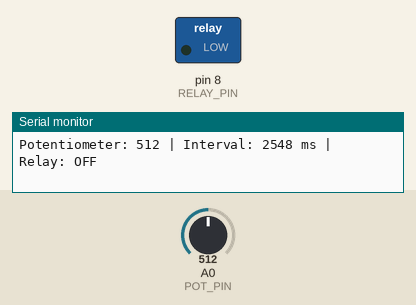
Recording of a sketch running on a simulated Arduino Uno, built with avr-gcc and run on an emulated ATmega328P. Shown: switched loads named in the sketch (green lamp = pin HIGH), the last lines printed to the serial monitor. Inputs (shaded band) come from the test bench; at power-on: A0 (POT_PIN) = 512.

Above: at 1.2 s.
1.3 s: A0 (POT_PIN) set to 588
At 2.8 s:
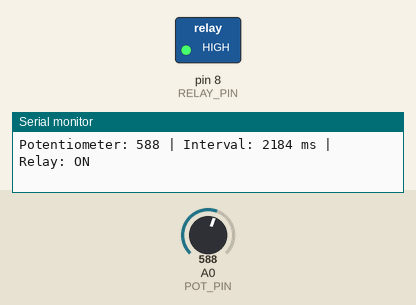
4.3 s: A0 (POT_PIN) set to 609
5.8 s: A0 (POT_PIN) set to 511
At 7.6 s:
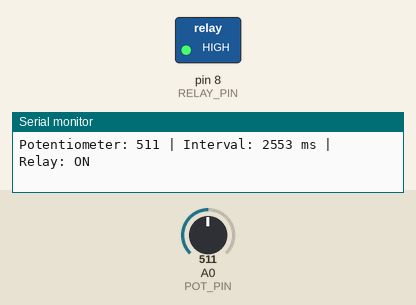
8.3 s: A0 (POT_PIN) set to 306
Timing chart, 0 to 11.9 s (numbered marks = the images above; inputs shaded):
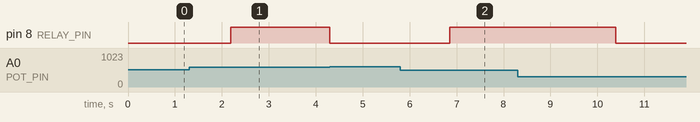

Measured:
- after the input at 1.3 s, pin 8 (RELAY_PIN): LOW → HIGH after 0.88 s instead of 1.2 s
- after the input at 5.8 s, pin 8 (RELAY_PIN): LOW → HIGH after 1.1 s instead of 0.58 s

The sketch:

solenoidcontrol.ino
```cpp
// ============================================================
// POTENTIOMETER CONTROLLED RELAY RATE
// Arduino UNO
//
// POTENTIOMETER:
// VCC -> 5V
// GND -> GND
// SIG -> A0
//
// RELAY:
// IN -> D8
// VCC -> 5V
// GND -> GND
// ============================================================

const int POT_PIN   = A0;
const int RELAY_PIN = 8;

// Switching interval range
// Minimum = fastest
// Maximum = slowest
const unsigned long MIN_INTERVAL = 100;    // 100 ms
const unsigned long MAX_INTERVAL = 5000;   // 5 seconds

bool relayState = LOW;

unsigned long previousMillis = 0;

void setup() {
  Serial.begin(115200);

  pinMode(RELAY_PIN, OUTPUT);

  // Relay initially OFF
  digitalWrite(RELAY_PIN, LOW);

  Serial.println("======================================");
  Serial.println(" POTENTIOMETER RELAY RATE CONTROLLER");
  Serial.println("======================================");
}

void loop() {

  // ----------------------------------------------------------
  // Read potentiometer
  // ----------------------------------------------------------
  int potValue = analogRead(POT_PIN);

  // Convert 0-1023 to switching interval
  unsigned long interval = map(
    potValue,
    0,
    1023,
    MAX_INTERVAL,
    MIN_INTERVAL
  );

  // ----------------------------------------------------------
  // Non-blocking relay switching
  // ----------------------------------------------------------
  unsigned long currentMillis = millis();

  if (currentMillis - previousMillis >= interval) {

    previousMillis = currentMillis;

    relayState = !relayState;

    digitalWrite(RELAY_PIN, relayState);
  }

  // ----------------------------------------------------------
  // Serial monitor
  // ----------------------------------------------------------
  static unsigned long lastPrint = 0;

  if (currentMillis - lastPrint >= 500) {

    lastPrint = currentMillis;

    Serial.print("Potentiometer: ");
    Serial.print(potValue);

    Serial.print(" | Interval: ");
    Serial.print(interval);
    Serial.print(" ms");

    Serial.print(" | Relay: ");
    Serial.println(relayState ? "ON" : "OFF");
  }
}
```
